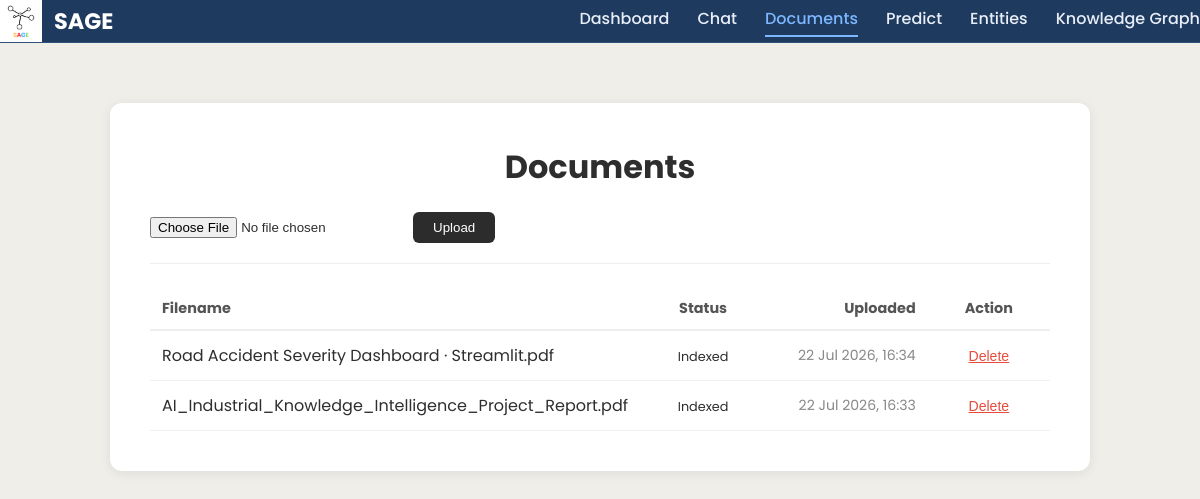
Screenshot of /documents with the database file from the repository.
### website/models.py (models this page shows)
class Document(db.Model):
    id = db.Column(db.Integer, primary_key=True)
    filename = db.Column(db.String(255))
    status = db.Column(db.String(20), default="pending")
    uploaded_at = db.Column(db.DateTime, default=datetime.utcnow)

### website/routes/documents.py (the view)
@documents_bp.route("/documents", methods=["GET"])
def list_documents():
    documents = Document.query.order_by(
        Document.uploaded_at.desc()
    ).all()
    return render_template(
        "documents.html",
        documents=documents
    )

### website/templates/documents.html
{% extends 'base.html' %}
{% block body %}
<div class="page-container">
    <div class="card" style="max-width: 900px;">
        <h1>Documents</h1>
        <form method="POST" action="{{ url_for('documents.upload_document') }}" enctype="multipart/form-data" class="upload-form">
            <input type="file" name="file">
            <button type="submit">Upload</button>
        </form>
        <table class="doc-table">
            <thead>
                <tr>
                    <th style="text-align:left; width:50%;">Filename</th>
                    <th style="text-align:center; width:15%;">Status</th>
                    <th style="text-align:right; width:20%;">Uploaded</th>
                    <th style="text-align:center; width:15%;">Action</th>
                </tr>
            </thead>
            <tbody>
                {% for doc in documents %}
                <tr>
                    <td style="text-align:left;">{{ doc.filename }}</td>
                    <td style="text-align:center;">
                        <span class="status-badge status-{{ doc.status }}">{{ doc.status }}</span>
                    </td>
                    <td style="text-align:right; color:#888; font-size:0.88rem;">
                        {{ doc.uploaded_at.strftime('%d %b %Y, %H:%M') }}
                    </td>
                    <td style="text-align:center;">
                        <form method="POST" action="{{ url_for('documents.delete_document', doc_id=doc.id) }}"
                              onsubmit="return confirm('Delete {{ doc.filename }}?');"
                              style="margin:0;">
                            <button type="submit" style="background:none; border:none; color:#e74c3c; cursor:pointer; font-size:0.88rem; text-decoration:underline;">Delete</button>
                        </form>
                    </td>
                </tr>
                {% endfor %}
            </tbody>
        </table>
    </div>
</div>
{% endblock %}

### website/static/css/main.css (style rules this page uses)
body, html { margin: 0; padding: 0; background-color: #F0EEE9; font-family: "Poppins", sans-serif; color: #2E2E2E; }
.page-container { display: flex; justify-content: center; padding: 60px 20px; }
.card { background-color: #ffffff; border-radius: 12px; box-shadow: 0 2px 12px rgba(0, 0, 0, 0.08); padding: 40px; width: 100%; max-width: 600px; }
.card h1 { margin-top: 0; text-align: center; }
.upload-form { display: flex; gap: 10px; align-items: center; margin-bottom: 24px; padding-bottom: 20px; border-bottom: 1px solid #eee; }
.upload-form button { padding: 8px 20px; border: none; border-radius: 6px; background-color: #2c2c2c; color: white; cursor: pointer; }
.doc-table { width: 100%; border-collapse: collapse; }
.doc-table th { text-align: left; padding: 10px 12px; border-bottom: 2px solid #eee; color: #555; font-size: 0.9rem; }
.doc-table td { padding: 12px; border-bottom: 1px solid #f0f0f0; }
.status-badge { padding: 3px 10px; border-radius: 12px; font-size: 0.8rem; text-transform: capitalize; }

### rows the page displays
Document: filename "Road Accident Severity Dashboard · Streamlit.pdf", status "Indexed", uploaded_at "22 Jul 2026, 16:34"
Document: filename "AI_Industrial_Knowledge_Intelligence_Project_Report.pdf", status "Indexed", uploaded_at "22 Jul 2026, 16:33"
